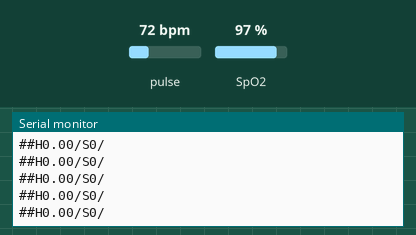
A sketch run on a simulated Arduino Uno, built with avr-gcc and run on an emulated ATmega328P. On the bench: the last lines printed to the serial monitor. The test bench sets the inputs (shaded band); at power-on: pulse 72 bpm, SpO2 97 %.

Above: at 1.2 s.
1.3 s: pulse set to 70 bpm
At 2.73 s:
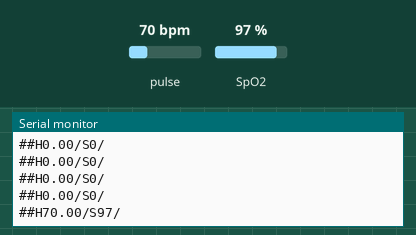
4.3 s: SpO2 set to 80 %
At 4.46 s:
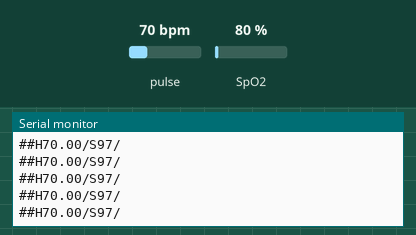
5.8 s: pulse set to 42 bpm
At 5.98 s:
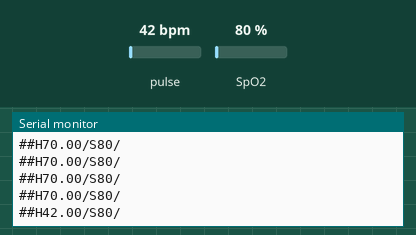
Timing chart, 0 to 8.8 s (numbered marks = the images above; inputs shaded):
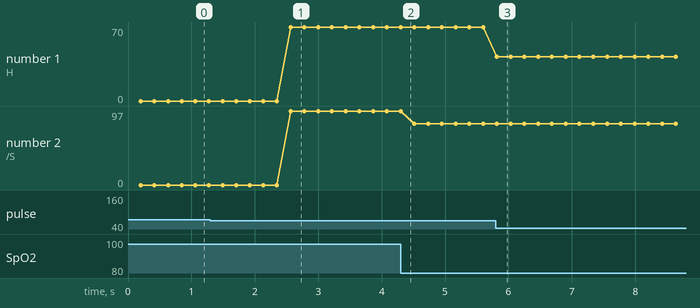

The sketch:

Max30100_interface.ino
```cpp
#include <Wire.h>
#include "MAX30100_PulseOximeter.h"
#include <SoftwareSerial.h>

SoftwareSerial mySerial(10, 11); // RX, TX

#define REPORTING_PERIOD_MS     200

// Create a PulseOximeter object
PulseOximeter pox;

// Time at which the last beat occurred
uint32_t tsLastReport = 0;

// Callback routine is executed when a pulse is detected
void onBeatDetected() {
    Serial.println("Beat!");
}

void setup() {
    Serial.begin(9600);
    mySerial.begin(9600);
    Serial.print("Initializing pulse oximeter..");

    // Initialize sensor
    if (!pox.begin()) {
        Serial.println("FAILED");
        for(;;);
    } else {
        Serial.println("SUCCESS");
    }

  // Configure sensor to use 7.6mA for LED drive
  pox.setIRLedCurrent(MAX30100_LED_CURR_7_6MA);

    // Register a callback routine
//    pox.setOnBeatDetectedCallback(onBeatDetected);
}

void loop() {
    // Read from the sensor
    pox.update();

    // Grab the updated heart rate and SpO2 levels
    if (millis() - tsLastReport > REPORTING_PERIOD_MS) {
//        Serial.print("Heart rate:");
//        Serial.print(pox.getHeartRate());
//        Serial.print("bpm / SpO2:");
//        Serial.print(pox.getSpO2());
//        Serial.println("%");
          Serial.print("##");
          Serial.print("H");
          Serial.print(pox.getHeartRate());
          Serial.print("/S");
          Serial.print(pox.getSpO2());
          Serial.print("/\n");

          mySerial.print("##");
          mySerial.print("H");
          mySerial.print(pox.getHeartRate());
          mySerial.print("@S");
          mySerial.print(pox.getSpO2());
          mySerial.print("@\n");

        tsLastReport = millis();
    }
}
```

Measured:
- after the input at 1.3 s, the serial monitor: prints a new line after 1.3 s (image 1)
- after the input at 5.8 s, the serial monitor: prints a new line at once (image 3)
- plotted number 1: 0 → 70 after the input at 1.3 s, 70 → 42 after the input at 5.8 s
- plotted number 2: 97 → 80 after the input at 4.3 s
